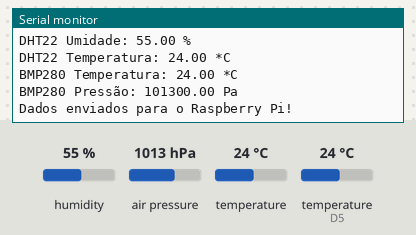
The sketch below on a simulated ESP8266 (NodeMCU). On the bench: the last lines printed to the serial monitor. The test bench sets the inputs (shaded band); at power-on: humidity 55 %, air pressure 1013 hPa, temperature 24 °C, temperature (sensor on D5) 24 °C. WiFi joins after 1.5 s; servers stay silent unless stated; no MQTT or app messages arrive unless stated.

Above: at 5.7 s.
5.8 s: humidity set to 22 %
14.9 s: air pressure set to 952 hPa
At 17.9 s:
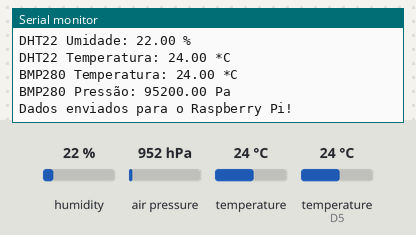
24.0 s: temperature (sensor 0) set to 12 °C
At 28.5 s:
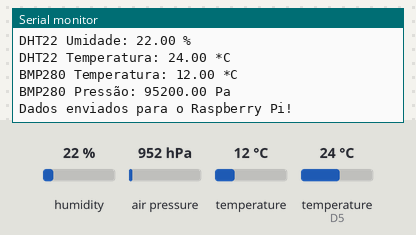
33.1 s: temperature (sensor on D5) set to 12 °C
42.2 s: humidity set to 40 %
51.3 s: air pressure set to 975 hPa
At 61.27 s:
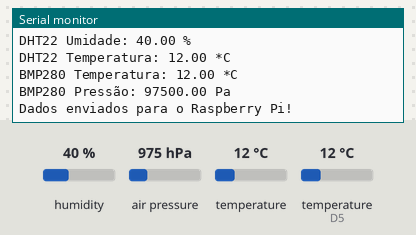
Timing chart, 0 to 61.4 s (numbered marks = the images above; inputs shaded):
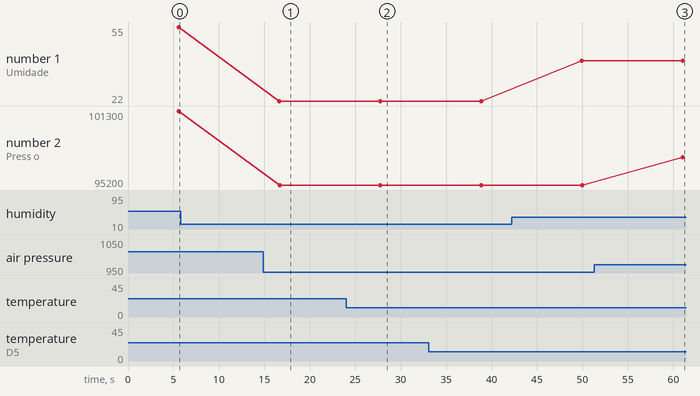

The sketch:

codigo-mqtt.ino
```cpp
#include "DHT.h"
#include "PubSubClient.h"
#include "ESP8266WiFi.h"
#include <Wire.h>
#include <Adafruit_BMP280.h>
#include <ArduinoJson.h>

#include "credentials.h"

#define DHTPIN D5
#define DHTTYPE DHT22
DHT dht(DHTPIN, DHTTYPE);

#define BMP280_I2C_ADDRESS  0x76
Adafruit_BMP280 bmp280; // I2C

const char* ssid = SSID;
const char* wifi_password = WIFI_PASSWORD;

const char* mqtt_rpi_server = MQTT_RPI_SERVER;
const char* mqtt_rpi_username = MQTT_RPI_USERNAME;
const char* mqtt_rpi_password = MQTT_RPI_PASSWORD;
const char* rpi_topic = "estacao/7429d76e-730f-4446-8bbb-fde933c511af/sensores";
const char* clientID = "client_estacaometeorologica";

int interval_seconds = 10;

WiFiClient wifiClient;
PubSubClient rpi_client(mqtt_rpi_server, MQTT_RPI_PORT, wifiClient);

void connect_wifi() {
  Serial.print("Conectando ao ");
  Serial.println(ssid);

  WiFi.begin(ssid, wifi_password);
  while (WiFi.status() != WL_CONNECTED) {
    delay(500);
    Serial.print(".");
  }

  Serial.println("WiFi conectado!");
  Serial.print("Endereço IP: ");
  Serial.println(WiFi.localIP());
}

void callback(char* topic, byte* payload, unsigned int length) {
  Serial.print("Mensagem recebida [");
  Serial.print(topic);
  Serial.print("] ");
  for (int i = 0; i < length; i++) {
    Serial.print((char)payload[i]);
  }
  Serial.println();
}

void reconnect_rpi_mqtt() {
  while (!rpi_client.connected()) {
    Serial.print("Tentando conexão MQTT do Raspberry Pi...");
    if (rpi_client.connect(clientID, mqtt_rpi_username, mqtt_rpi_password)) {
      Serial.println("Conectado");
    } else {
      Serial.print("failed, rc=");
      Serial.print(rpi_client.state());
      Serial.println(" tente novamente em 5 segundos");
      delay(5000);
    }
  }
}

void setup() {
  Wire.begin();
  Serial.begin(9600);
  dht.begin();
  bmp280.begin(BMP280_I2C_ADDRESS);

  connect_wifi();
  delay(3000);
  rpi_client.setServer(mqtt_rpi_server, MQTT_RPI_PORT);
  rpi_client.setCallback(callback);
}

void loop() {
  delay(1000);
  if (!rpi_client.connected()) {
    reconnect_rpi_mqtt();
  }

  float h = dht.readHumidity(); // %
  Serial.print("DHT22 Umidade: ");
  Serial.print(h);
  Serial.println(" %");
  float t = dht.readTemperature(); // °C
  Serial.print("DHT22 Temperatura: ");
  Serial.print(t);
  Serial.println(" *C");

  float temp = bmp280.readTemperature(); // °C
  Serial.print("BMP280 Temperatura: ");
  Serial.print(temp);
  Serial.println(" *C");
  float pressure = bmp280.readPressure(); // Pa
  Serial.print("BMP280 Pressão: ");
  Serial.print(pressure);
  Serial.println(" Pa");

  const size_t capacity = JSON_ARRAY_SIZE(3) + 3*JSON_OBJECT_SIZE(3);
  StaticJsonDocument<capacity> doc;

  JsonArray data = doc.to<JsonArray>();

  JsonObject obj1 = data.createNestedObject();
  obj1["variable"] = "umidade";
  obj1["unit"] = "%";
  obj1["value"] = String(h);

  JsonObject obj2 = data.createNestedObject();
  obj2["variable"] = "temperatura";
  obj2["unit"] = "C";
  obj2["value"] = String((t + temp) / 2);

  JsonObject obj3 = data.createNestedObject();
  obj3["variable"] = "pressao_atmosferica";
  obj3["unit"] = "Pa";
  obj3["value"] = String(pressure);

  String payload;
  serializeJson(doc, payload);

  if (rpi_client.publish(rpi_topic, payload.c_str())) {
    Serial.println("Dados enviados para o Raspberry Pi!");
  }

  delay(1000 * interval_seconds);
}
```

credentials_example.h
```cpp
#define SSID ""
#define WIFI_PASSWORD ""
#define MQTT_RPI_SERVER ""
#define MQTT_RPI_PORT 1883
#define MQTT_RPI_USERNAME ""
#define MQTT_RPI_PASSWORD ""
```

Measured:
- after the input at 14.9 s, the serial monitor: prints a new line after 1.8 s (image 1)
- after the input at 24.0 s, the serial monitor: prints a new line after 3.8 s (image 2)
- after the input at 51.3 s, the serial monitor: prints a new line after 9.8 s (image 3)
- plotted number 1: 22 → 40 after the input at 42.2 s
- plotted number 2: 101300 → 95200 after the input at 14.9 s, 95200 → 97500 after the input at 51.3 s
